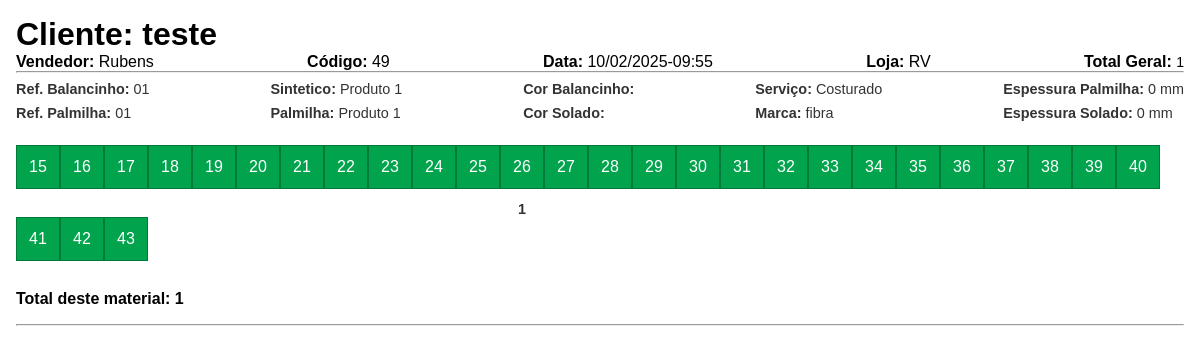
The page /imprimir/49/ (signed in) on the database its author committed.
### pedidos/models.py (models this page shows, shortened)
class Pedido(models.Model):
    STATUS_CHOICES = [
        ('Pendente', 'Pendente'),
        ('Em Produção', 'Em Produção'),
        ('Pedido Finalizado', 'Pedido Finalizado'),
        ('Cliente em Espera', 'Cliente em Espera'),
        ('Cancelado', 'Cancelado'),
        ('Pedido Pronto', 'Pedido Pronto'),
        ('Reposição Pendente', 'Reposição Pendente')
    ]
    cliente = models.CharField(max_length=255)
    vendedor = models.ForeignKey(Vendedor, on_delete=models.CASCADE)
    data = models.DateTimeField(auto_now_add=True)  # Data do pedido
    descricao_reposicao = models.TextField(null=True, blank=True)
    data_finalizado = models.DateTimeField(null=True, blank=True, verbose_name="Data de Finalização/Cancellation")
    status_balancinho = models.CharField(
        max_length=30,
        choices=[
            ('Pendente', 'Pendente'),
            ('Em Produção', 'Em Produção'),
            ('Pedido Finalizado', 'Pedido Finalizado'),
            ('Cancelado', 'Cancelado'),
        ],
        default='Pendente'
    )
    status_solado = models.CharField(
        max_length=30,
        choices=[
            ('Pendente', 'Pendente'),
            ('Em Produção', 'Em Produção'),
            ('Pedido Finalizado', 'Pedido Finalizado'),
            ('Cancelado', 'Cancelado'),
        ],
        default='Pendente'
    )
    cancelado = models.TextField(blank=True, null=True, verbose_name="Motivo do Cancelamento")
    gerente_cancelamento = models.ForeignKey(
        User,
        on_delete=models.SET_NULL,
        null=True,
        blank=True,
        related_name='pedidos_cancelados',
        verbose_name="Gerente que Autorizou o Cancelamento"
    )

class PedidoItem(models.Model):
    pedido = models.ForeignKey(Pedido, on_delete=models.CASCADE, related_name='itens')
    produto = models.ForeignKey(Produto, on_delete=models.CASCADE)
    quantidade = models.IntegerField()
    tamanho = models.IntegerField(null=True, blank=True)  # Pode ser utilizado para o grid de tamanhos
    ref_balancinho = models.CharField(max_length=50, null=True, blank=True)
    mat_balancinho = models.CharField(max_length=50, null=True, blank=True)
    ref_palmilha = models.CharField(max_length=50, null=True, blank=True)
    mat_palmilha = models.CharField(max_length=50, null=True, blank=True)
    espessura = models.CharField(max_length=20, null=True, blank=True, verbose_name="Espessura Solado (mm)")
    cor_palmilha = models.CharField(max_length=50, null=True, blank=True, verbose_name="Cor da Palmilha")
    tipo_servico = models.CharField(max_length=50, default='nenhum')
    cor = models.CharField(max_length=50, null=True, blank=True)
    MARCA_CHOICES = [
        ('Fibra', 'Fibra'),
        ('Seltex', 'Seltex')
    ]
    marca = models.CharField(max_length=50, choices=MARCA_CHOICES, default='Fibra')
    obs = models.TextField(max_length=90, null=True, blank=True)

### vendedor/models.py (models this page shows, shortened)
class Vendedor(models.Model):
    nome = models.CharField(max_length=100)
    loja = models.CharField(max_length=100)
    codigo = models.CharField(max_length=20, unique=True)

### produto/models.py (models this page shows, shortened)
class Produto(models.Model):
    nome = models.CharField(max_length=100)
    codigo = models.CharField(max_length=50, unique=True)
    subpalmilha = models.BooleanField(default=False, null=True, blank=True)

### pedidos/views.py (the view)
# urls.py: path('imprimir/<int:pedido_id>/', views.imprimir_pedido, name='imprimir_pedido'),
@login_required
def imprimir_pedido(request, pedido_id):
    pedido = get_object_or_404(Pedido, id=pedido_id)
    tamanhos = range(15, 44)
    return render(request, 'pedidos/imprimir.html', {
        'pedido': pedido,
        'tamanhos': tamanhos
    })

### templates/pedidos/imprimir.html (shortened to what this page needs)
{% load static %}
{% block extra_css %}
<link rel="stylesheet" href="{% static 'css/imprimir.css' %}">
{% endblock extra_css %}
{% block content %}
<div class="pedido-imprimir">
  <h1>Cliente: {{ pedido.cliente }}</h1>
  <div class="detalhes-pedido">
    <p><strong>Vendedor:</strong> {{ pedido.vendedor.nome }}</p>
    <p><strong>Código:</strong> {{ pedido.id }}</p>
    <p><strong>Data:</strong> {{ pedido.data|date:"d/m/Y-H:i" }}</p>
    <p><strong>Loja:</strong> {{ pedido.vendedor.loja }}</p>
    <p><strong>Total Geral:</strong> <span id="total-geral">0</span></p>
  </div>
  <hr>
  {% regroup pedido.itens.all by produto as itens_por_produto %}
  {% for grupo in itens_por_produto %}
    <div class="pedido-item">
      <div class="produto-cabecalho">
        <span class="item-nome">
          <div>
            <p><strong>Ref. Balancinho:</strong> {{ grupo.list.0.ref_balancinho|default:"" }}</p>
            <p><strong>Ref. Palmilha:</strong> {{ grupo.list.0.ref_palmilha|default:"" }}</p>
          </div>
          <div>
            <p><strong>Sintetico:</strong> {{ grupo.list.0.produto.nome|default:"" }}</p>
            <p><strong>Palmilha:</strong> {{ grupo.list.0.mat_palmilha|default:"" }}</p>
          </div>
          <div>
            <p><strong>Cor Balancinho:</strong> {{ grupo.list.0.cor|default:"" }}</p>
            <p><strong>Cor Solado:</strong> {{ grupo.list.0.cor_palmilha|default:"" }}</p>
          </div>
          <div>
            <p><strong>Serviço:</strong> {{ grupo.list.0.tipo_servico|default:"Nenhum" }}</p>
            <p><strong>Marca:</strong> {{ grupo.list.0.marca|default:"" }}</p>
          </div>
          <div>
            <p><strong>Espessura Palmilha:</strong> {{ grupo.list.0.tam_palmilha|default:"0" }} mm</p>
            <p><strong>Espessura Solado:</strong> {{ grupo.list.0.espessura|default:"0" }} mm</p>
          </div>
        </span>
      </div>
      <div class="container containerQuadradinhos">
        {% for tamanho in tamanhos %}
          <div class="botao-container">
            <button class="botao">{{ tamanho }}</button>
            <div class="numero" contenteditable="false">
              {% for item in grupo.list %}
                {% if item.tamanho == tamanho %}
                  {{ item.quantidade }}
                {% endif %}
              {% endfor %}
            </div>
          </div>
        {% endfor %}
      </div>
    </div>
    <hr>
  {% endfor %}
</div>
{% endblock content %}

### static/css/imprimir.css (style rules this page uses)
* { margin: 0; padding: 0; box-sizing: border-box; font-family: var(--font-family); }
.detalhes-pedido { display: flex; flex-direction: row; justify-content: space-between; }
.item-nome { justify-content: space-between; display: flex; flex-wrap: wrap; gap: 1rem; width: 100%; box-sizing: border-box; }
.item-nome > div { display: flex; flex-direction: column; gap: 0.5rem; }
.item-nome p { margin: 0; font-size: 0.9rem; color: #333; }
.produto-cabecalho { width: 100%; display: flex; flex-wrap: wrap; gap: 1rem; box-sizing: border-box; margin-top: 0.5em; margin-bottom: 0.5rem; }
.pedido-item { width: 100%; box-sizing: border-box; margin-bottom: 1rem; }
.pedido-imprimir { width: 100%; box-sizing: border-box; padding: 1em; }
.containerQuadradinhos { display: flex; flex-wrap: wrap; margin-top: 0.5rem; }
.containerQuadradinhos button { width: 44px; height: 44px; background-color: var(--secondary-color); color: white; border-color: #017a39; font-size: 1rem; cursor: pointer; transition: background-color 0.3s ease, transform 0.2s ease; }
span { font-size: 14px; }
.container { display: flex; flex-wrap: wrap; justify-content: flex-start; margin-bottom: 1em; }
.botao-container { text-align: center; display: flex; flex-direction: column; align-items: center; gap: 0.5em; }
.botao , .adicionarPedido, .removerPedido, .adicionarInfantil { width: 49px; height: 49px; background-color: #4CAF50; color: white; border: none; cursor: pointer; font-size: 18px; }
.botao { border: 1px solid #0a7b17; }
.numero { font-size: 20px; color: #333; font-weight: bold; }
.containerQuadradinhos { display: flex; flex-wrap: wrap; }
.botao-container { text-align: center; display: flex; flex-direction: column; align-items: center; }
.botao { width: 40px; height: 40px; background-color: #f0f0f0; border: 1px solid #ccc; font-size: 0.9em; cursor: default; }
.numero { font-size: 0.9em; margin-top: 0.3em; }

### rows shown on the page
Pedido: cliente "teste", vendedor.nome "Rubens", id "49", data "10/02/2025-09:55", vendedor.loja "RV"
Produto: list.0.ref_balancinho "01", list.0.ref_palmilha "01", list.0.produto.nome "Produto 1", list.0.mat_palmilha "Produto 1", list.0.tipo_servico "Costurado", list.0.marca "fibra", list.0.tam_palmilha "0", list.0.espessura "0", tamanhos "15" "16" "17" "18" "19" "20" "21" "22" "23" "24" "25" "26" "27" "28" "29" "30" "31" "32" "33" "34" "35" "36" "37" "38" "39" "40" "41" "42" "43"
PedidoItem: quantidade "1"
